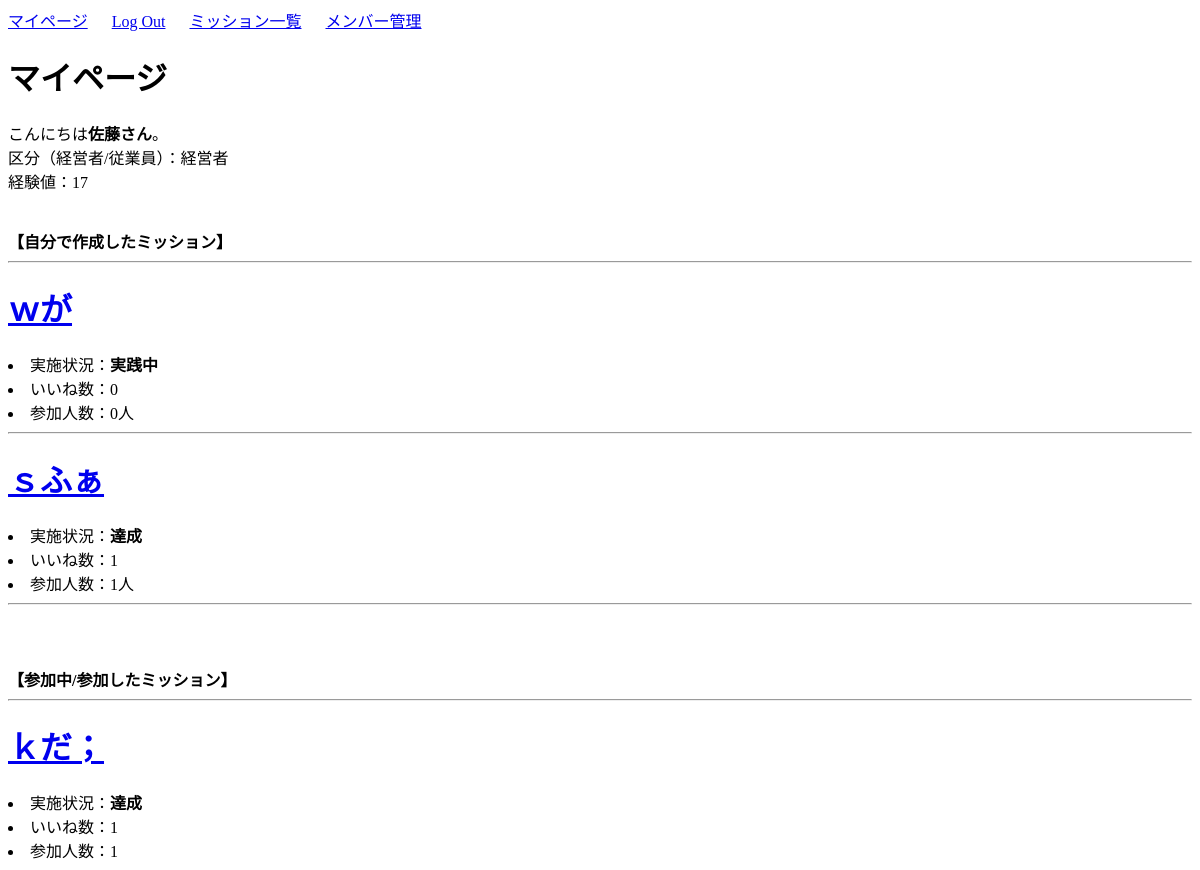
Before: / (signed in) with the older database file.
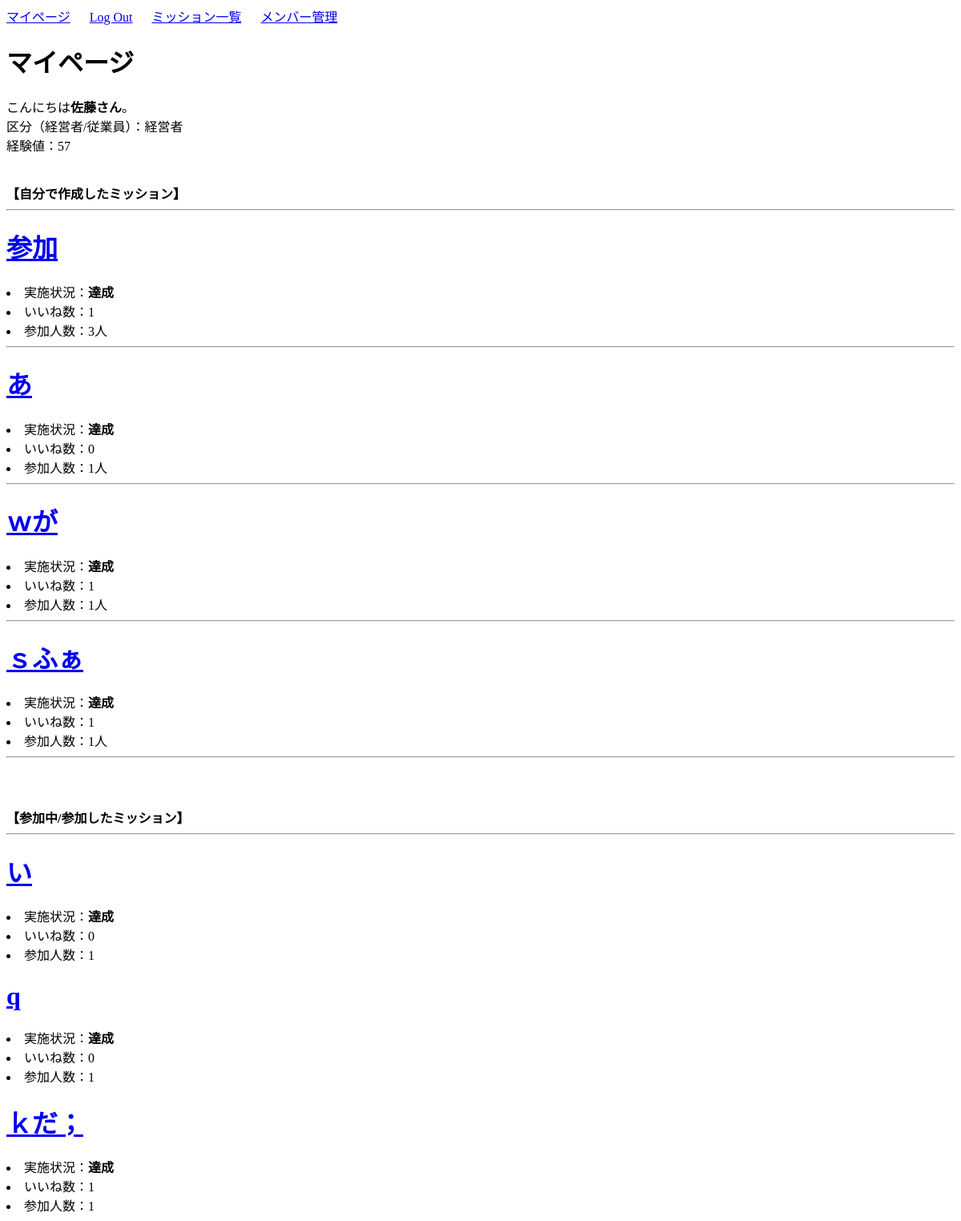
After: the same page with the newer database file.
### user/models.py (models this page shows, shortened)
class Profile(models.Model):
    user = models.OneToOneField(User, on_delete=models.CASCADE)
    kubun = models.CharField(verbose_name='区分',
                             max_length=2,
                             choices=KUBUN_CHOICES,
                             blank=True)
    exp_total = models.IntegerField(verbose_name='経験値', default=10)
    create_count = models.IntegerField(default=0)         # ミッション作成回数
    my_success_count = models.IntegerField(default=0)     # 自ら作成したミッションの達成数
    join_count = models.IntegerField(default=0)           # ミッション参加回数
    team_success_count = models.IntegerField(default=0)   # 参加したミッションの達成回数

### mission/models.py (models this page shows, shortened)
class Mission(models.Model):
    author = models.ForeignKey(User, on_delete=models.CASCADE)
    title = models.CharField(max_length=100)
    content = models.TextField()
    date_posted = models.DateTimeField(default=timezone.now)
    mission_flg = models.IntegerField(choices=EXAMPLE_FLG, default=0)  # 達成状況(0:実践中 / 1:達成)
    cost_exp = models.IntegerField(default=3)                          # 作成時に消費されるポイント(使えていない)
    success_exp = models.IntegerField(default=10)                      # クリア報酬ポイント
    good_count = models.IntegerField(default=0)                        # いいね数
    participants = models.IntegerField(default=0)                      # 参加者数
    participants_list_text = models.CharField(max_length=200, default='')          # 参加者リスト(文字列で保存)
    participants_list = models.ManyToManyField(Profile)                # 参加者リスト(他対他)

### user/views.py (the view)
# urls.py: path('', views.expmain, name='expmain'),
def expmain(request):
    if request.user.is_authenticated:
        profiles = Profile.objects.filter(user__username=request.user.username)
        profile = profiles[0]
        my_missions = Mission.objects.filter(author=request.user)   # 自分が作成したミッション
        join_missions = profile.mission_set.all                     # 自分が参加したミッション
        contents = {
            "profile": profile,
            "total_exp": total_exp,
            "my_missions": my_missions,
            "join_missions": join_missions,
        }
    else:
        contents = {}
    return render(request, 'user/expmain.html', contents)

### user/templates/user/expmain.html (shortened to what this page needs)
{% extends 'mission/base.html' %}
{% block body %}
<!DOCTYPE html>
<html>
<head>
</head>
<body>
    <h1>マイページ</h1>
    {% if user.is_authenticated %}
    こんにちは<b>{{ profile.user.username }}さん</b>。
    <br>
    {% if profile %}
    区分（経営者/従業員）：{{ profile.get_kubun_display }}
    <br>
    経験値：{{ profile.exp_total }}
    <br>
    <br>
    <br>
    <b>【自分で作成したミッション】</b>
    <hr>
    {% for mission in my_missions reversed %}
    <h1><a href="{% url 'mission-detail' mission.id %}">{{ mission.title }}</a></h1>
    <li>実施状況：<b>{{ mission.get_mission_flg_display }}</b></li>
    <li>いいね数：{{ mission.good_count }}</li>
    <li>参加人数：{{ mission.participants }}人</li>
    <hr>
    {% endfor %}
    <br>
    <br>
    <br>
    <b>【参加中/参加したミッション】</b>
    <hr>
    {% for item in join_missions reversed  %}
    <h1><a href="{% url 'mission-detail' item.id %}">{{ item.title }}</a></h1>
    <li>実施状況：<b>{{ item.get_mission_flg_display }}</b></li>
    <li>いいね数：{{ item.good_count }}</li>
    <li>参加人数：{{ item.participants }}</li>
    {% endfor %}
    {% else %}
    <p>データがありません。</p>
    {% endif %}
    {% else %}
    <h3>loginしてください。</h3>
    {% endif %}
</body>
</html>
{% endblock body %}

### mission/templates/mission/base.html (shortened to what this page needs)
<!DOCTYPE html>
<html>
<head>
</head>
<body>
    <a href="{% url 'expmain' %}">マイページ</a>
    <a>&emsp;</a>
    {% if user.is_authenticated %}
        <a href="{% url 'logout' %}">Log Out</a>
        <a>&emsp;</a>
        <a href="{% url 'mission-home' %}">ミッション一覧</a>
        <a>&emsp;</a>
        {% if profile.get_kubun_display == '経営者' %}
            <a href="{% url 'management' %}">メンバー管理</a>
        {% endif %}
    {% else %}
        <a href="{% url 'login' %}">Log In</a>
        <a>&emsp;</a>
        <a href="{% url 'signup' %}">Sign Up</a>
    {% endif %}
    {% block body %}
    {% endblock body %}
</body>
</html>

Changed rows visible on the page:
changed Profile "経営者": exp_total "17" → "57"
added Mission: title "参加", mission_flg "達成", good_count "1", participants "3", shown under "マイページ"
added Mission: title "あ", mission_flg "達成", good_count "0", participants "1", shown under "マイページ"
changed Mission "ｗが": mission_flg "実践中" → "達成"; good_count "0" → "1"; participants "0" → "1"
added Mission: title "い", mission_flg "達成", good_count "0", participants "1"
added Mission: title "q", mission_flg "達成", good_count "0", participants "1"
